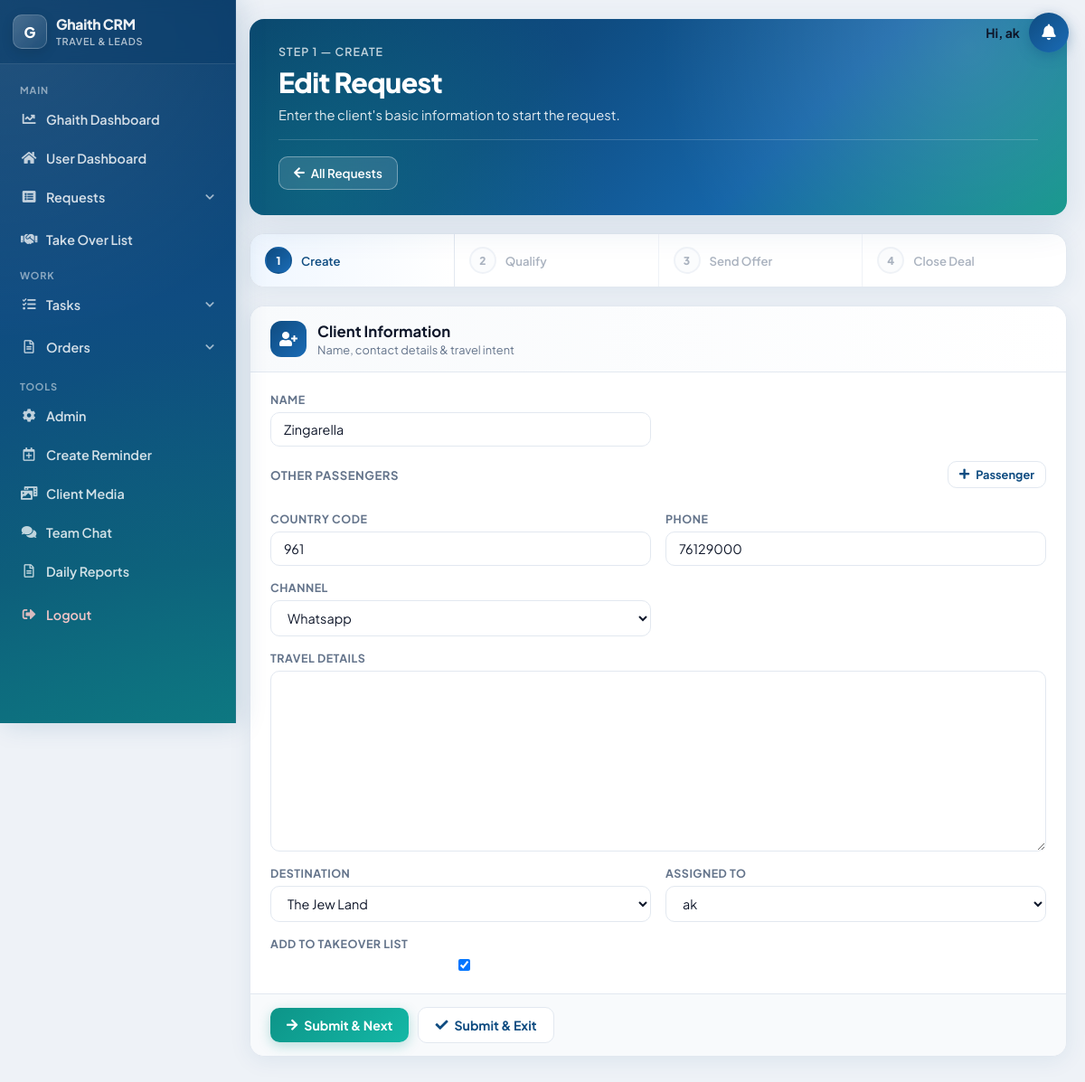
The app's page /creation/11/ (signed in) with its own data.
### display/models.py (models this page shows, shortened)
class Lead(models.Model):
    reason_of_travel = models.TextField(blank=True, null=True)
    why_this_destination = models.TextField(blank=True, null=True)
    travel_dates_flexible = models.BooleanField(blank=True, default=False)
    budget_range_from = models.PositiveIntegerField(blank=True, null=True)
    budget_range_to = models.PositiveIntegerField(blank=True, null=True)
    name = models.CharField(max_length=100)
    email = models.EmailField(blank=True, null=True)
    country_code = models.CharField(max_length=5, default='+961')
    phone = models.CharField(max_length=15)
    CHANNEL_CHOICES = [
        ('', 'Select Channel'),
        ('Facebook', 'Facebook'),
        ('Whatsapp', 'Whatsapp'),
        ('Referral', 'Referral'),
        ('Direct', 'Direct'),
        ('Website', 'Website'),
        ('Instagram', 'Instagram'),
    ]
    channel = models.CharField(max_length=100, choices=CHANNEL_CHOICES, blank=True)
    SERVICE_CHOICES = [
        ('hotel', 'Hotel'),
        ('ticket', 'Ticket'),
        ('visa', 'Visa'),
        ('package', 'Package'),
        ('travel insurance', 'Travel Insurance'),
    ]
    STATUS_CHOICES = [
        ('onhold', 'On Hold'),
        ('processing', 'Processing'),
        ('negotiation', 'Negotiation'),
        ('finalized', 'Finalized'),
        ('followup', 'Follow-Up'),
        ('done', 'Unqualified'),
    ]
    type_of_service = models.CharField(max_length=50, choices=SERVICE_CHOICES, blank=True, default='')
    status = models.CharField(max_length=50, choices=STATUS_CHOICES, blank=True, default='onhold')
    status_changed_at = models.DateTimeField(null=True, blank=True)
    destination = models.CharField(max_length=200, blank=True, choices=get_destination_choices)
    pax = models.CharField(max_length=100, blank=True, default='')
    duration = models.CharField(max_length=200, blank=True, default='')
    travel_date_from = models.DateField(blank=True, null=True)
    travel_date_to = models.DateField(blank=True, null=True)
    selling_price = models.CharField(max_length=200, blank=True)
    net = models.CharField(max_length=200, blank=True, default='')
    profit = models.CharField(max_length=200, blank=True)
    date_notes = models.TextField(blank=True, null=True)
    special_request = models.TextField(blank=True)
    urgent = models.BooleanField(default=False)
    assignment_notes = models.TextField(blank=True)
    supplier = models.CharField(max_length=200, blank=True)
    sold = models.BooleanField(blank=True, default=False)
    lost = models.BooleanField(blank=True, default=False)
    finalization_notes = models.TextField(blank=True, null=True)
    assigned_to = models.ForeignKey(User, on_delete=models.CASCADE, related_name="current")
    assigned_at = models.DateTimeField(null=True, blank=True)
    attachments = models.ManyToManyField(Attachment, blank=True)
    follow_up = models.DateField(blank=True, null=True)
    created_at = models.DateTimeField(auto_now_add=True, editable=False)
    last_modified = models.DateTimeField(auto_now=True, editable=True)
    takeover = models.BooleanField(default=True)
    special_takeover = models.BooleanField(default=False)  # New field
    takeover_added_at = models.DateTimeField(null=True, blank=True)
    period = models.PositiveIntegerField(default=20)
    is_archived = models.BooleanField(default=False)
    offer_prepared = models.BooleanField(default=False)
    offer_details = models.TextField(blank=True, null=True)
    moved_to_negotiation = models.BooleanField(default=False)  # New field

### display/views.py (the view)
# urls.py: path('creation/<int:pk>/', views.create_lead, name='edit_creation_lead'),
@login_required(login_url="/login")
def create_lead(request, pk=None):
    lead = get_object_or_404(Lead, pk=pk) if pk else None
    if request.method == 'POST':
        form = CreateLeadForm(request.POST, instance=lead)
        if form.is_valid():
            phone = form.cleaned_data['phone']
            country_code = form.cleaned_data['country_code']
            full_phone = build_full_phone(country_code, phone)
            duplicates = find_duplicate_leads(country_code, phone, exclude_pk=pk)
            if duplicates and not request.POST.get('confirm'):
                duplicate_names = ', '.join([dup.name for dup in duplicates])
                return render(request, 'create_lead.html', {
                    'form': form,
                    'lead': lead or form.instance,
                    'passenger_names': request.POST.getlist('passenger_names'),
                    'duplicates': duplicates,
                    'duplicate_warning': (
                        f'This phone number is already used by: {duplicate_names}. '
                        'Submit again to create this request anyway.'
                    ),
                })
            lead = form.save(commit=False)
            lead.phone = full_phone
            if not lead.duration:
                lead.duration = ''
            if not lead.pax:
                lead.pax = ''
            if lead.period is None:
                lead.period = 20
            lead.save()
            save_lead_passengers(lead, request.POST.getlist('passenger_names'))
            if 'submit_next' in request.POST:
                return redirect('qualify_lead', lead_id=lead.pk)
            elif 'submit_exit' in request.POST:
                return redirect('display_data')
    else:
        form = CreateLeadForm(instance=lead)
        if lead and lead.phone:
            form.initial['phone'] = local_phone_part(lead.country_code, lead.phone)
    return render(request, 'create_lead.html', {
        'form': form,
        'lead': lead or form.instance,
        'duplicates': [],
        'passenger_names': [],
    })

### display/forms.py
class CreateLeadForm(forms.ModelForm):
    class Meta:
        model = Lead
        fields = [
            'name', 'country_code', 'phone', 'channel', 'reason_of_travel',
            'assigned_to', 'takeover', 'destination', 'type_of_service',
            'offer_prepared', 'offer_details'
        ]
        widgets = {
            'reason_of_travel': forms.Textarea(attrs={'class': 'form-control'}),
            'destination': forms.Select(attrs={'class': 'form-control'}),
            'name': forms.TextInput(attrs={'class': 'form-control'}),
            'country_code': forms.TextInput(attrs={'class': 'form-control'}),
            'phone': forms.TextInput(attrs={'class': 'form-control'}),
            'channel': forms.Select(attrs={'class': 'form-control'}),
            'assigned_to': forms.Select(attrs={'class': 'form-control'}),
            'takeover': forms.CheckboxInput(attrs={'class': 'form-check-input'}),
            'type_of_service': forms.Select(attrs={'class': 'form-control'}),
            'offer_prepared': forms.CheckboxInput(attrs={'class': 'form-check-input'}),
            'offer_details': forms.Textarea(attrs={'class': 'form-control', 'style': 'display:none;'}),
        }

### display/models.py (called while the page is built)
def get_destination_choices():
    choices = [('', 'Select Destination')]
    try:
        destinations = Destination.objects.all().order_by('name')
        choices.extend([(d.name, d.name) for d in destinations])
    except Exception:
        pass
    return choices

### display/phone_utils.py (called while the page is built)
def local_phone_part(country_code, stored_phone):
    full = (stored_phone or '').strip()
    cc = (country_code or '').strip()
    if cc and full.startswith(cc):
        return full[len(cc):]
    cc_digits = digits_only(cc)
    full_digits = digits_only(full)
    if cc_digits and full_digits.startswith(cc_digits):
        return full_digits[len(cc_digits):]
    return full

### display/templates/create_lead.html (shortened to what this page needs)
<!DOCTYPE html>
<html lang="en">
<head>
</head>
<body>
{% include 'navbar.html' %}
<div class="req-wrap">
    <header class="req-hero">
        <div class="req-hero__bg"></div>
        <div class="req-hero__content">
            <div class="req-hero__eyebrow">Step 1 — Create</div>
            <h1 class="req-hero__title">{% if form.instance.pk %}Edit Request{% else %}New Request{% endif %}</h1>
            <p class="req-hero__sub">Enter the client's basic information to start the request.</p>
            <div class="req-hero__footer">
                <a href="{% url 'display_data' %}" class="req-btn-ghost"><i class="fas fa-arrow-left"></i> All Requests</a>
            </div>
        </div>
    </header>
    {% with lead=form.instance %}
    {% include 'shared/workflow_stepper.html' with workflow_step=1 lead=lead %}
    {% endwith %}
    <div class="req-card">
        <div class="req-card__head">
            <div class="req-card__head-left">
                <div class="req-card__icon req-card__icon--blue"><i class="fas fa-user-plus"></i></div>
                <div>
                    <h2 class="req-card__title">Client Information</h2>
                    <p class="req-card__sub">Name, contact details &amp; travel intent</p>
                </div>
            </div>
        </div>
        <form method="post" id="createForm">
            <div class="req-card__body">
                <div class="req-grid req-grid--2">
                    <div class="req-field">
                        <label for="id_name">Name</label>
                        {{ form.name }}
                    </div>
                    <div class="req-field req-field--full">
                        {% include 'shared/passengers_field.html' with lead=lead passenger_names=passenger_names %}
                    </div>
                    <div class="req-field">
                        <label for="id_country_code">Country Code</label>
                        {{ form.country_code }}
                    </div>
                    <div class="req-field">
                        <label for="id_phone">Phone</label>
                        {{ form.phone }}
                    </div>
                    <div class="req-field">
                        <label for="id_channel">Channel</label>
                        {{ form.channel }}
                    </div>
                    <div class="req-field req-field--full">
                        <label for="id_reason_of_travel">Travel Details</label>
                        {{ form.reason_of_travel }}
                    </div>
                    <div class="req-field">
                        <label for="id_destination">Destination</label>
                        {{ form.destination }}
                    </div>
                    <div class="req-field">
                        <label for="id_assigned_to">Assigned To</label>
                        {{ form.assigned_to }}
                    </div>
                    <div class="req-field">
                        <label for="id_takeover">Add to Takeover List</label>
                        {{ form.takeover }}
                    </div>
                </div>
            </div>
            <div class="req-card__foot">
                {% if duplicate_warning %}
                <button type="submit" class="req-btn req-btn--warning" name="submit_next"><i class="fas fa-exclamation-triangle"></i> Create anyway &amp; Next</button>
                <button type="submit" class="req-btn req-btn--outline" name="submit_exit"><i class="fas fa-check"></i> Create anyway &amp; Exit</button>
                {% else %}
                <button type="submit" class="req-btn req-btn--accent" name="submit_next"><i class="fas fa-arrow-right"></i> Submit &amp; Next</button>
                <button type="submit" class="req-btn req-btn--outline" name="submit_exit"><i class="fas fa-check"></i> Submit &amp; Exit</button>
                {% endif %}
            </div>
        </form>
    </div>
</div>
</body>
</html>

### display/templates/shared/notification_bell.html (shortened to what this page needs)
{% load static %}
{% if user.is_authenticated %}
<link rel="stylesheet" href="{% static 'css/crm-notifications.css' %}">
<div class="crm-notify" id="crmNotify">
  <span class="crm-notify__greeting">Hi, {% if user.get_full_name %}{{ user.get_full_name }}{% else %}{{ user.username }}{% endif %}</span>
  <button type="button" class="crm-notify__bell" id="crmNotifyBell" aria-label="Notifications" aria-expanded="false">
    <i class="fas fa-bell"></i>
  </button>
</div>
{% endif %}

### static/css/app-modern-global.css (style rules this page uses)
body.has-unified-nav { font-family: var(--req-font, 'Plus Jakarta Sans', system-ui, sans-serif); background: var(--req-bg, #eef2f7); color: var(--req-text, #0f172a); margin: 0; padding: 0 20px 48px 276px !important; min-height: 100vh; -webkit-font-smoothing: antialiased; }
body.has-unified-nav .container, body.has-unified-nav .req-wrap { max-width: 1280px; margin: 0 auto; padding: 0; width: 100%; box-sizing: border-box; }
body.has-unified-nav .filter-select, body.has-unified-nav .filter-input, body.has-unified-nav .search-input, body.has-unified-nav input[type="text"], body.has-unified-nav input[type="date"], body.has-unified-nav input[type="month"], body.has-unified-nav input[type="datetime-local"], body.has-unified-nav input[type="email"], body.has-unified-nav input[type="number"], body.has-unified-nav select, body.has-unified-nav textarea, body.has-unified-nav .form-control { border: 1.5px solid var(--req-border); border-radius: var(--req-radius-sm); padding: 9px 14px; font-family: var(--req-font); font-size: .9rem; color: var(--req-text); background: #fff; box-sizing: border-box; }

### static/css/crm-notifications.css (style rules this page uses)
.crm-notify { position: fixed; top: 14px; right: 18px; z-index: 1003; display: flex; align-items: center; gap: 10px; }
.crm-notify__greeting { font-size: 0.88rem; font-weight: 700; color: var(--req-text, #0f172a); white-space: nowrap; max-width: 200px; overflow: hidden; text-overflow: ellipsis; font-family: var(--req-font, 'Plus Jakarta Sans', system-ui, sans-serif); }
.crm-notify__bell { position: relative; width: 44px; height: 44px; border: 0; border-radius: 50%; background: linear-gradient(135deg, var(--req-primary, #0f4c81), var(--req-primary-light, #1a6bb5)); color: #fff; font-size: 1.1rem; cursor: pointer; box-shadow: 0 4px 14px rgba(15, 76, 129, 0.35); }

### records on screen
Lead: name "Zingarella", country_code "961", phone "76129000", channel "Whatsapp", destination "The Jew Land", assigned_to "ak", takeover "☑"

### other values on screen
{{ user.username }} "ak"
